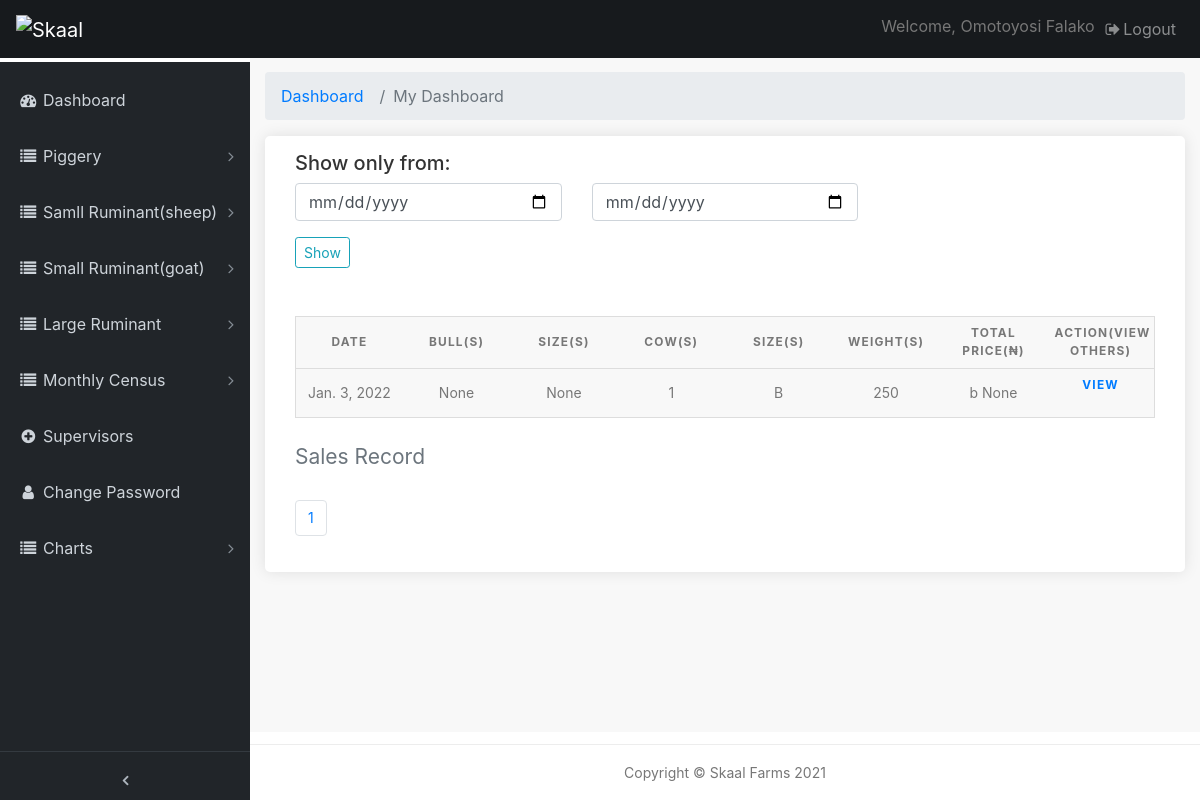
Before: /pages/cow-sale-records (signed in) with the older database file.
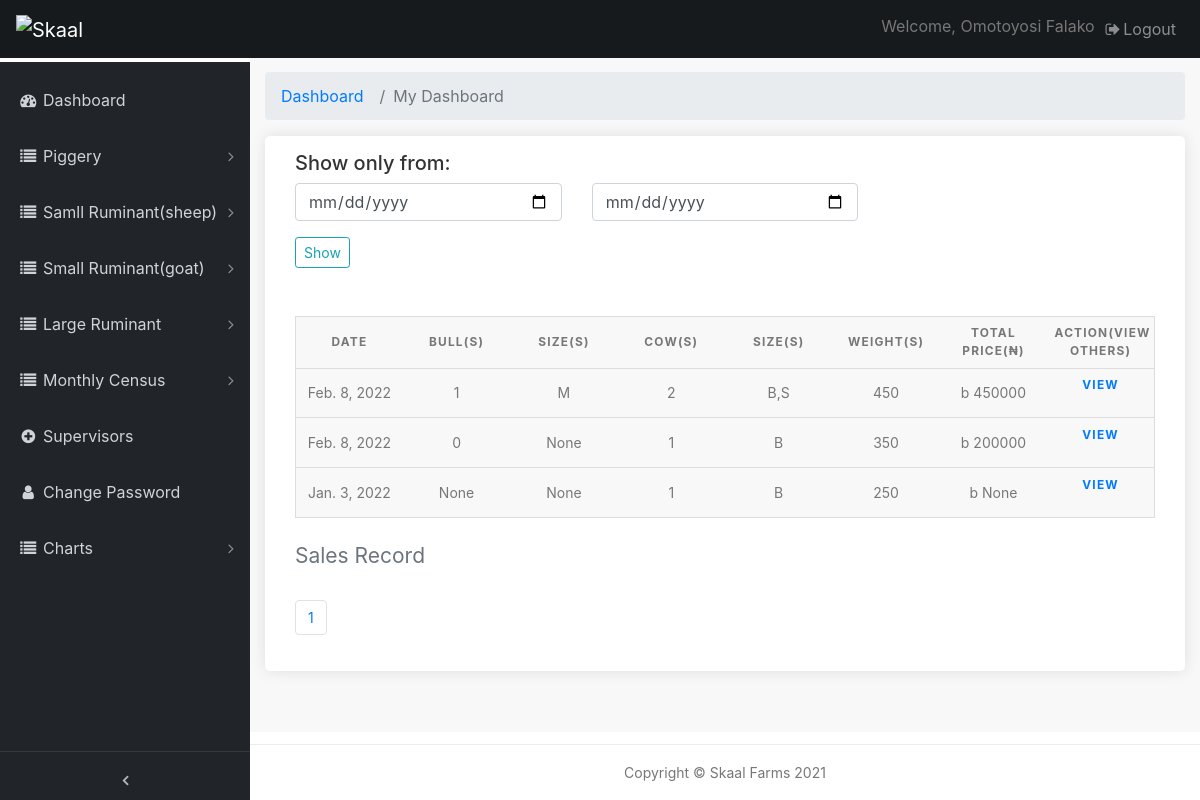
After: the same page with the newer database file.
### farmrecord/models.py (models this page shows, shortened)
class CowSale(models.Model):
    date = models.DateField(default=timezone.now)
    cow_num = models.IntegerField(verbose_name='Cow(s)', null=True, blank=True, default=0)
    size = models.CharField(max_length=100, verbose_name='Size(s)', blank=True, null=True)
    price = models.IntegerField(verbose_name='Price(s)', blank=True, null=True, default=0)
    bull_num = models.IntegerField(verbose_name='Bull(s)', null=True, blank=True, default=0)
    size1 = models.CharField(max_length=100, verbose_name='Size(s)', blank=True, null=True)
    price1 = models.IntegerField(verbose_name='Price(s)', blank=True, null=True, default=0)
    section = models.ForeignKey(Section, verbose_name='Section', related_name='category9', null=True, on_delete=models.CASCADE)
    weight= models.CharField(max_length=100,verbose_name='Weight(s)',blank=True, null=True,)
    total_price = models.IntegerField(verbose_name='Toatl Price(s)', blank=True, null=True, default=0)

### farmrecord/views.py (the view)
# urls.py: path('cow-sale-records', views.cow_salerec, name='cow_salerec'),
@login_required(login_url='/admin-page/login')
def cow_salerec(request):
    cow_srec = CowSale.objects.order_by('-date')
    query_form = CowsaleFilter()
    paginated_filtercs = Paginator(cow_srec, 10)
    page_number = request.GET.get('page')
    cs_page_obj = paginated_filtercs.get_page(page_number)
    nums = "a" * cs_page_obj.paginator.num_pages
    context = {
        'cs_page_obj': cow_srec,
        'nums': nums,
        'q'    : query_form
    }
    context['cs_page_obj'] = cs_page_obj
    return render(request, 'cowsalerec.html',context)

### farmrecord/forms.py
class CowsaleFilter(forms.ModelForm):
    date = forms.DateField(widget=forms.HiddenInput(), required=False)
    start_date = forms.DateField(
        widget=forms.TextInput(attrs={'class': 'form-control', 'type' : 'date', 'placeholder': 'From'}))
    end_date = forms.DateField(
        widget=forms.TextInput(attrs={'class': 'form-control', 'type' : 'date', 'placeholder': 'To'}))
    class Meta:
        model = CowSale
        fields =('date',)

### templates/cowsalerec.html (shortened to what this page needs)
{% extends 'base.html' %}
{% load static %}
{% block content %}
  <div class="content-wrapper">
    <div class="container-fluid">
      <ol class="breadcrumb">
        <li class="breadcrumb-item">
          <a href="#">Dashboard</a>
        </li>
        <li class="breadcrumb-item active">My Dashboard</li>
      </ol>
		<div class="box_general padding_bottom">
      <h5>Show only from:</h5>
      <form class="mb-5" action="{% url 'farmrecord:cowsale_filter' %}">
        <div class="row">
          <div class="col-lg-4 col-md-12 form-group">
            {{ q.start_date }}
          </div>
          <div class="col-lg-4 col-md-12 form-group">
            {{ q.end_date }}
          </div>
        </div>
        <input type="submit" class="btn btn-outline-info btn-sm" value="Show">
      </form>
			<table>
        <caption>Sales Record</caption>
        <thead>
          <tr>
            <th scope="col">Date</th>
            <th scope="col">Bull(s)</th>
            <th scope="col">Size(s)</th>
            <th scope="col">Cow(s)</th>
            <th scope="col">Size(s)</th>
            <th scope="col">Weight(s)</th>
            <th scope="col"> Total Price(&#8358;)</th>
            <th scope="col">ACTION(View others)</th>
          </tr>
        </thead>
        <tbody>
          {% if cs_page_obj %}
          {% for a in cs_page_obj %}
          <tr>
            <td data-label="Date">{{ a.date }}</td>
            <td data-label="Bull(s)">{{ a.bull_num }}</td>
            <td data-label="Size(s)">{{ a.size1 }}</td>
            <td data-label="Cow(s)">{{ a.cow_num }}</td>
            <td data-label="Size(s)">{{ a.size }}</td>
            <td data-label="Weight(s)">{{ a.weight }}</td>
            <td data-label="Total Price(&#8358;)">b  {{ a.total_price }}</td>
            <th data-label="Action" class="table"><a href="{% url 'farmrecord:cow_salerec_view' a.id %}" >View</a></th>
          {% endfor %}
          {% endif %}
          </tr>
        </tbody>
    </table>
    <nav aria-label="Page navigation example">
      <ul class="pagination">
       {% for i in nums %}
        <li class="page-item"><a href="?page={{ forloop.counter }}" class="page-link active">{{ forloop.counter }}</a></li>
       {% endfor %}
      </ul>
    </nav>
		</div>
	  </div>
   	</div>
{% endblock %}

### templates/base.html (shortened to what this page needs)
{% load static %}
<!DOCTYPE html>
<html lang="en">
<head>
  <link href="{% static 'vendor/bootstrap/css/bootstrap.min.css' %}" rel="stylesheet">
  <link href="{% static 'css/admin.css' %}" rel="stylesheet">
  <link href="{% static 'vendor/font-awesome/css/font-awesome.min.css' %}" rel="stylesheet" type="text/css">
  <link href="{% static 'vendor/datatables/dataTables.bootstrap4.css' %}" rel="stylesheet">
  <link href="{% static 'css/custom.css' %}" rel="stylesheet">
  <link rel="stylesheet" href="{% static 'css/table.css' %}">
  <link rel="stylesheet" href="https://cdn.jsdelivr.net/npm/bootstrap@4.6.1/dist/css/bootstrap.min.css">
</head>
<body class="fixed-nav sticky-footer" id="page-top">
    {% include 'sidebar.html' %}
{% block content %}
{% endblock %}
    <footer class="sticky-footer">
      <div class="container">
        <div class="text-center">
          <small>Copyright © Skaal Farms 2021</small>
        </div>
      </div>
    </footer>
</body>
</html>

### templates/sidebar.html (shortened to what this page needs)
{% load static %}
<nav class="navbar navbar-expand-lg navbar-dark bg-default fixed-top" id="mainNav">
    <a class="navbar-brand" href="{% url 'farmrecord:index' %}"><img src="" data-retina="true" alt="Skaal" width="150" height="36"></a>
    <div class="collapse navbar-collapse" id="navbarResponsive">
      <ul class="navbar-nav navbar-sidenav" id="exampleAccordion">
        <li class="nav-item" data-toggle="tooltip" data-placement="right" title="Dashboard">
          <a class="nav-link" href="{% url 'farmrecord:index' %}">
            <i class="fa fa-fw fa-dashboard"></i>
            <span class="nav-link-text">Dashboard</span>
          </a>
        </li>
		<li class="nav-item" data-toggle="tooltip" data-placement="right" title="My listings">
          <a class="nav-link nav-link-collapse collapsed" data-toggle="collapse" href="#mortality" data-parent="#mylistings">
            <i class="fa fa-fw fa-list"></i>
            <span class="nav-link-text">Piggery</span>
          </a>
    </li>
    <li class="nav-item" data-toggle="tooltip" data-placement="right" title="My listings">
          <a class="nav-link nav-link-collapse collapsed" data-toggle="collapse" href="#sheep" data-parent="#mylistings">
            <i class="fa fa-fw fa-list"></i>
            <span class="nav-link-text">Samll Ruminant(sheep)</span>
          </a>
    </li>
<li class="nav-item" data-toggle="tooltip" data-placement="right" title="My listings">
  <a class="nav-link nav-link-collapse collapsed" data-toggle="collapse" href="#goat" data-parent="#mylistings">
    <i class="fa fa-fw fa-list"></i>
    <span class="nav-link-text">Small Ruminant(goat)</span>
  </a>
</li>
<li class="nav-item" data-toggle="tooltip" data-placement="right" title="My listings">
  <a class="nav-link nav-link-collapse collapsed" data-toggle="collapse" href="#cow" data-parent="#mylistings">
    <i class="fa fa-fw fa-list"></i>
    <span class="nav-link-text">Large Ruminant</span>
  </a>
</li>
<li class="nav-item" data-toggle="tooltip" data-placement="right" title="My listings">
  <a class="nav-link nav-link-collapse collapsed" data-toggle="collapse" href="#Procurement" data-parent="#mylistings">
    <i class="fa fa-fw fa-list"></i>
    <span class="nav-link-text">Monthly Census</span>
  </a>
</li>
		<li class="nav-item" data-toggle="tooltip" data-placement="right" title="Add listing">
          <a class="nav-link" href="#">
            <i class="fa fa-fw fa-plus-circle"></i>
            <span class="nav-link-text">Supervisors</span>
          </a>
        </li>
		<li class="nav-item" data-toggle="tooltip" data-placement="right" title="My profile">
          <a class="nav-link" href="#">
            <i class="fa fa-fw fa-user"></i>
            <span class="nav-link-text">Change Password</span>
          </a>
        </li>
        <li class="nav-item" data-toggle="tooltip" data-placement="right" title="My listingsc">
          <a class="nav-link nav-link-collapse collapsed" data-toggle="collapse" href="#chart" data-parent="#mylistingsc">
            <i class="fa fa-fw fa-list"></i>
            <span class="nav-link-text">Charts</span>
          </a>
        </li>
      </ul>
      <ul class="navbar-nav sidenav-toggler">
        <li class="nav-item">
          <a class="nav-link text-center" id="sidenavToggler">
            <i class="fa fa-fw fa-angle-left"></i>
          </a>
        </li>
      </ul>
      <ul class="navbar-nav ml-auto">
        <li class="nav-item">
          <span style="line-height: 35px;">Welcome, {{ request.user.get_full_name }}</span>
        </li>
        <li class="nav-item">
          <a class="nav-link" data-toggle="modal" data-target="#exampleModal">
            <i class="fa fa-fw fa-sign-out"></i>Logout</a>
        </li>
      </ul>
    </div>
  </nav>

### static/css/admin.css (style rules this page uses)
html { position: relative; min-height: 100%; }
body { overflow-x: hidden; }
body.sticky-footer { margin-bottom: 62px; }
body.sticky-footer .content-wrapper { min-height: calc(100vh - 62px - 62px); }
body.fixed-nav { padding-top: 56px; }
.content-wrapper { min-height: calc(100vh - 62px); padding-top: 1rem; }
#mainNav .navbar-collapse { overflow: auto; max-height: 75vh; }
#mainNav .navbar-collapse .navbar-nav .nav-item .nav-link { cursor: pointer; }
#mainNav .navbar-collapse .navbar-sidenav .nav-link-collapse:after { float: right; content: '\f107'; font-family: 'FontAwesome'; }
#mainNav .navbar-collapse .navbar-sidenav .nav-link-collapse.collapsed:after { content: '\f105'; }
#mainNav .navbar-collapse .sidenav-toggler { display: none; }
@media (min-width: 992px) { #mainNav .navbar-brand { width: 250px; } }
@media (min-width: 992px) { #mainNav .navbar-collapse { overflow: visible; max-height: none; } }
@media (min-width: 992px) { #mainNav .navbar-collapse .navbar-sidenav { position: absolute; top: 0; left: 0; overflow-x: hidden; overflow-y: auto; -webkit-flex-direction: column; -ms-flex-direction: column; flex-direction: column; margin-top: 62px; } }
@media (min-width: 992px) { #mainNav .navbar-collapse .navbar-sidenav > .nav-item { width: 250px; padding: 0; } }
@media (min-width: 992px) { #mainNav .navbar-collapse .navbar-sidenav > .nav-item > .nav-link { padding: 1em; padding-left: 18px; } }
#mainNav.fixed-top .sidenav-toggler { display: none; }
@media (min-width: 992px) { #mainNav.fixed-top .navbar-sidenav { height: calc(100vh - 111px); } }
@media (min-width: 992px) { #mainNav.fixed-top .sidenav-toggler { position: absolute; top: 0; left: 0; display: flex; overflow-x: hidden; overflow-y: auto; -webkit-flex-direction: column; -ms-flex-direction: column; flex-direction: column; margin-top: calc(100vh - 49px); } }
@media (min-width: 992px) { #mainNav.fixed-top .sidenav-toggler > .nav-item { width: 250px; padding: 0; } }
@media (min-width: 992px) { #mainNav.fixed-top .sidenav-toggler > .nav-item > .nav-link { padding: 1em; } }
#mainNav.fixed-top.navbar-dark .sidenav-toggler { background-color: #212529; border-top: 1px solid #343a40; }
#mainNav.fixed-top.navbar-dark .sidenav-toggler a i { color: #adb5bd; }
.content-wrapper { overflow-x: hidden; background: white; }
@media (min-width: 992px) { .content-wrapper { margin-left: 250px; } }
#sidenavToggler i { font-weight: 800; }
#mainNav.navbar-dark .navbar-collapse .navbar-sidenav .nav-link-collapse:after { color: #868e96; }
#mainNav.navbar-dark .navbar-collapse .navbar-sidenav > .nav-item > .nav-link { color: #ced4da; }
@media (min-width: 992px) { #mainNav.navbar-dark .navbar-collapse .navbar-sidenav { background: #212529; padding-top: 10px; } }
footer.sticky-footer { position: absolute; right: 0; bottom: 0; width: 100%; height: 56px; border-top: 1px solid #ededed; line-height: 55px; }
@media (min-width: 992px) { footer.sticky-footer { width: calc(100% - 250px); } }
body { background: #f8f8f8; color: #777 !important; font-family: "Poppins", Helvetica, sans-serif; font-size: 14px; font-size: 0.875rem; }
.content-wrapper { background: #f8f8f8; }
h1, h2, h3, h4, h5, h6 { color: #333 !important; }
a { color: #0054a6; text-decoration: none; -moz-transition: all 0.5s ease-in-out; -o-transition: all 0.5s ease-in-out; -webkit-transition: all 0.5s ease-in-out; -ms-transition: all 0.5s ease-in-out; transition: all 0.5s ease-in-out; outline: none; }
.bg-default { background-color: #171a1d; }
.form-control { font-size: 14px; font-size: 0.875rem; padding: .65rem; }
.page-link { color: #0054a6; border: 1px solid #e1e8ed; }
.box_general { background-color: #fff; padding: 15px 30px 0 30px; -webkit-border-radius: 5px; -moz-border-radius: 5px; -ms-border-radius: 5px; border-radius: 5px; margin-bottom: 30px; color: #777; font-size: 14px; font-size: 0.875rem; -webkit-box-shadow: 0px 0px 15px 0px rgba(0, 0, 0, 0.1); -moz-box-shadow: 0px 0px 15px 0px rgba(0, 0, 0, 0.1); box-shadow: 0px 0px 15px 0px rgba(0, 0, 0, 0.1); }
.box_general.padding_bottom { padding-bottom: 20px; }

### static/css/custom.css (style rules this page uses)
.item, img { height: 100 !important; width: 100 !important; border: 1px solid red; }

Changed rows visible on the page:
added CowSale: date "Feb. 8, 2022", bull_num "1", size1 "M", cow_num "2", size "B,S", weight "450", total_price "450000"
added CowSale: date "Feb. 8, 2022", bull_num "0", size1 "None", cow_num "1", size "B", weight "350", total_price "200000"
